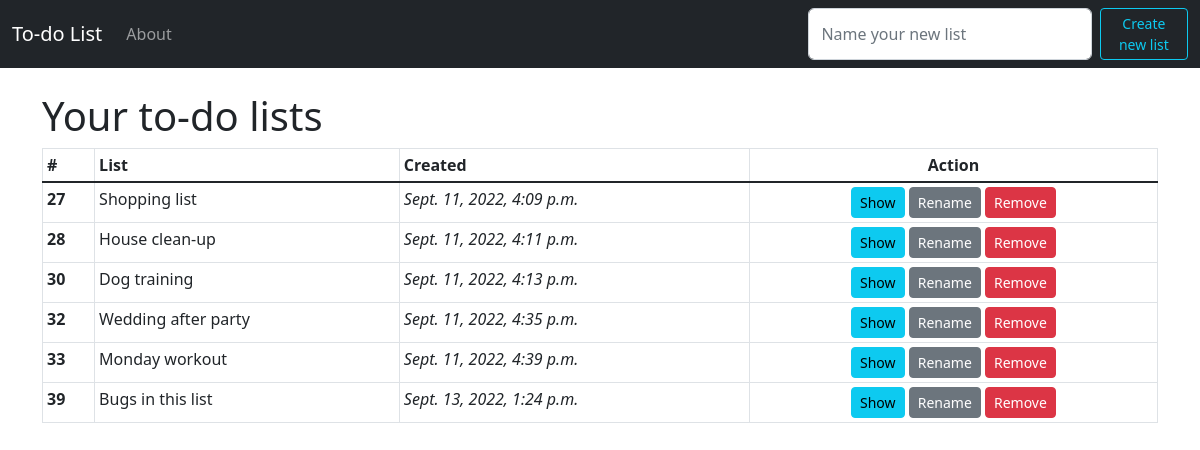
The app's page /, older data.
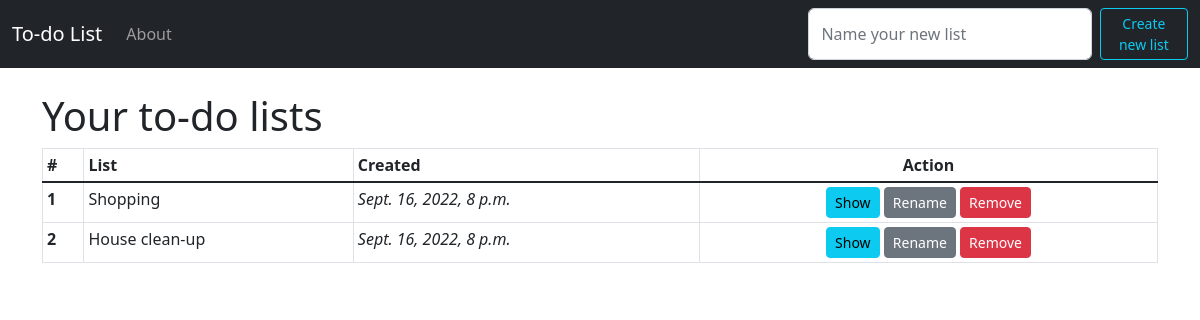
The same page, newer data.
### app_to_do_list/models.py (models this page shows, shortened)
class List(models.Model):
    list_title = models.CharField(max_length=200)
    date_added = models.DateTimeField(auto_now_add=True)

### app_to_do_list/views.py (the view, shortened to what this page needs)
# urls.py: path('', views.home, name='home'),
def home(request):
    list_features = List.objects.all()
    return render(request, 'home.html', {'list_features': list_features,})

### app_to_do_list/templates/home.html (shortened to what this page needs)
{% extends 'base.html' %}
{% block content %}
  <h1>Your to-do lists</h1>
  {% if list_features %}
    <table class="table table-bordered table-sm">
      <thead>
        <tr>
          <th scope="col">#</th>
          <th scope="col">List</th>
          <th scope="col">Created</th>
          <th scope="col"><center>Action</center></th>
        </tr>
      </thead>
      <tbody class="table-group-divider">
        {% for list_feature in list_features %}
          <tr>
            <th scope="row">{{ list_feature.id }}</td>
            <td>{{ list_feature.list_title }}</td>
            <td><i>{{ list_feature.date_added }}</i></td>
            <td>
              <center>
                <a class="btn btn-info btn-sm" href="{% url 'list_page' list_feature.id %}" role="button">Show</a>
                <a class="btn btn-secondary btn-sm" href="{% url 'edit_list' list_feature.id %}" role="button">Rename</a>
                <a class="btn btn-danger btn-sm" href="{% url 'remove_list' list_feature.id %}" role="button">Remove</a>
              </center>
            </td>
          </tr>
        {% endfor %}
      </tbody>
    </table>
  {% endif %}
{% endblock content %}

### app_to_do_list/templates/base.html (shortened to what this page needs)
{% load static %}
<!doctype html>
<html lang="en">
  <head>
    <link rel="stylesheet" href="https://cdn.jsdelivr.net/npm/bootstrap@5.2.1/dist/css/bootstrap.min.css">
    <link rel="stylesheet" href="{% static 'css/my_style.css' %}">
  </head>
  <body>
    <nav class="navbar navbar-dark navbar-expand-lg bg-dark sticky-top">
        <div class="container-fluid">
          <a class="navbar-brand" href="{% url 'home' %}">To-do List</a>
          <div class="collapse navbar-collapse" id="navbarSupportedContent">
            <ul class="navbar-nav me-auto mb-2 mb-lg-0">
              <li class="nav-item">
                <a class="nav-link" href="{% url 'about' %}">About</a>
              </li>
            </ul>
            <form class="d-flex" method="POST">
              <input class="form-control me-2" type="text" placeholder="Name your new list" aria-label="" name='list_title'>
              <button class="btn btn-outline-info btn-sm" type="submit">Create new list</button>
            </form>
          </div>
        </div>
      </nav>
    <br>
        <div class="container">
            {% block content %}
            {% endblock content %}
        </div>
  </body>
</html>

Row changes from the older to the newer data that the page shows:
removed List: id "27", list_title "Shopping list", date_added "Sept. 11, 2022, 4:09 p.m."
removed List: id "28", list_title "House clean-up", date_added "Sept. 11, 2022, 4:11 p.m."
removed List: id "30", list_title "Dog training", date_added "Sept. 11, 2022, 4:13 p.m."
removed List: id "32", list_title "Wedding after party", date_added "Sept. 11, 2022, 4:35 p.m."
removed List: id "33", list_title "Monday workout", date_added "Sept. 11, 2022, 4:39 p.m."
removed List: id "39", list_title "Bugs in this list", date_added "Sept. 13, 2022, 1:24 p.m."
added List: id "1", list_title "Shopping", date_added "Sept. 16, 2022, 8 p.m."
added List: id "2", list_title "House clean-up", date_added "Sept. 16, 2022, 8 p.m."
